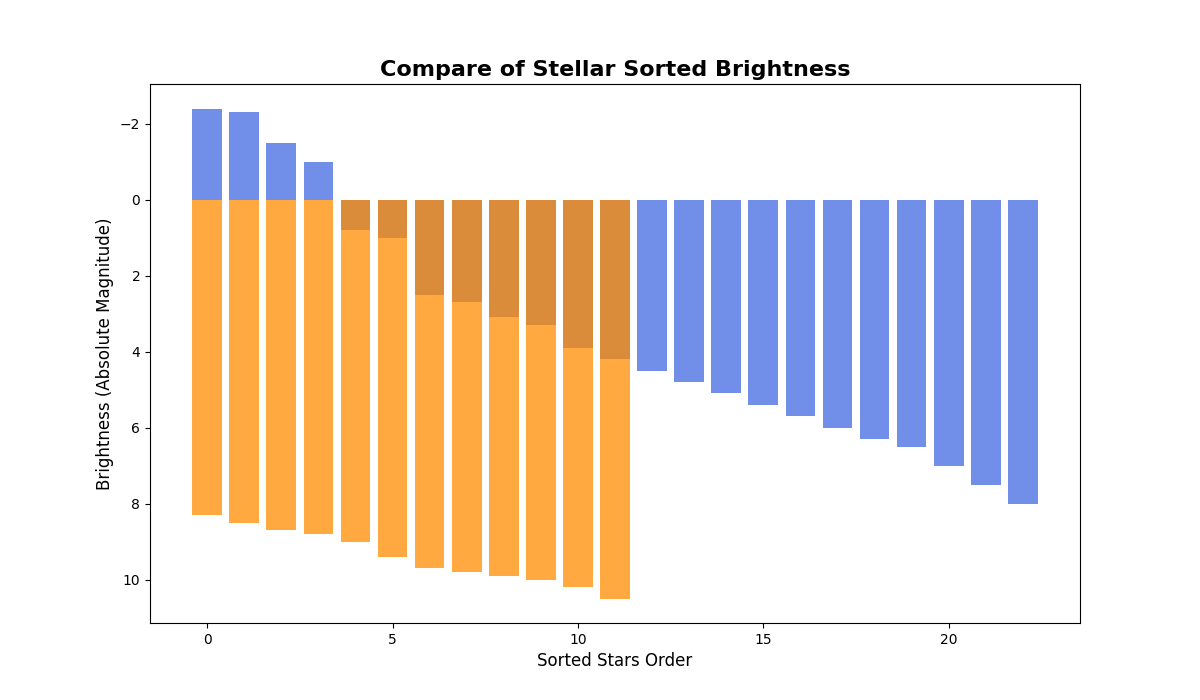

This chart was generated by the following Python code:
import numpy as np
import matplotlib.pyplot as plt

brightness_1 = np.array([5.1, 5.4, 5.7, 6.0, 6.3, 6.5, 7.0, 7.5, 8.0, 4.2, 4.5, 4.8, 3.1, 3.3,
                         3.9, 2.7, 2.5, 1.0, -1.5, 0.8, -1.0, -2.4, -2.3])
temperature_1 = np.array([3000, 3200, 3500, 3700, 4000, 4300, 5000, 5200, 6000, 7000, 8000,
                          9000, 12000, 15000, 20000, 25000, 30000, 35000, 40000, 45000, 
                          50000, 55000, 60000])
brightness_2 = np.array([9.0, 8.5, 8.3, 9.4, 10.0, 9.8, 10.5, 9.7, 10.2, 9.9, 8.7, 8.8])
temperature_2 = np.array([1000, 1200, 1500, 1800, 2100, 2400, 2700, 3000, 3300, 3600, 3900, 4200])

brightness_1_sorted_indices = np.argsort(brightness_1)
brightness_1_sorted = brightness_1[brightness_1_sorted_indices]
temperature_1_sorted = temperature_1[brightness_1_sorted_indices]

brightness_2_sorted_indices = np.argsort(brightness_2)
brightness_2_sorted = brightness_2[brightness_2_sorted_indices]
temperature_2_sorted = temperature_2[brightness_2_sorted_indices]

fig, ax = plt.subplots(figsize=(12, 7))

ax.bar(range(len(brightness_1_sorted)), brightness_1_sorted, color='royalblue', alpha=0.75)
ax.bar(range(len(brightness_2_sorted)), brightness_2_sorted, color='darkorange', alpha=0.75)

ax.set_title('Compare of Stellar Sorted Brightness', fontsize=16, fontweight='bold', wrap=True)
ax.set_xlabel('Sorted Stars Order', fontsize=12)
ax.set_ylabel('Brightness (Absolute Magnitude)', fontsize=12)
ax.invert_yaxis()

plt.show()
